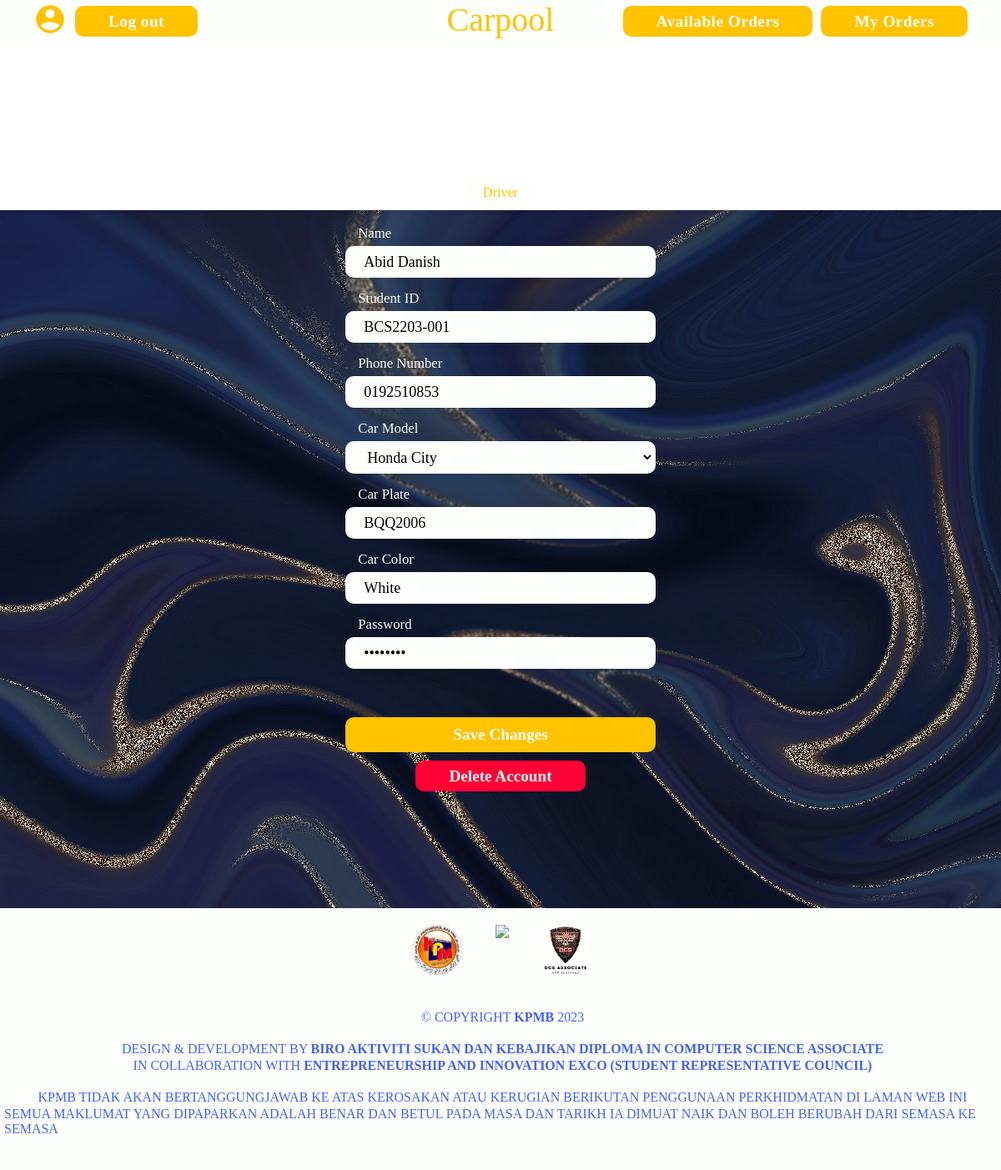
The page /driver_page/view_profiled/6 on the database its author committed.
### CarPool/models.py (models this page shows)
class Driver(models.Model):
    dID = models.AutoField(primary_key=True)
    studentID = models.CharField(max_length=11)
    dName = models.TextField(max_length=128)
    dPhone = models.CharField(max_length=11)
    plate = models.CharField(max_length=7)
    carcolor = models.TextField(max_length=128)
    vID = models.ForeignKey(Vehicle, on_delete=models.CASCADE)
    dPass = models.CharField(max_length=16)

### CarPool/views.py (the view)
# urls.py: path("driver_page/view_profiled/<int:d>", views.view_profiled, name="view_profiled"),
def view_profiled(request, d):
    if request.method == 'POST':
        s = request.POST.get('studentID')
        n = request.POST.get('dName')
        p = request.POST.get('dPhone')
        c = request.POST.get('carcolor')
        pl = request.POST.get('plate')
        vi = request.POST.get('brand')
        find = Driver.objects.filter(dID = d)
        find.update(studentID =s, dName = n, dPhone = p, carcolor = c, plate = pl, vID=Vehicle.objects.get(vID=vi))
        return redirect("/driver_page/{0}".format(d))
    else:
        v = Vehicle.objects.all().values()
        data = Driver.objects.filter(dID = d).values('dPass','dName','vID','plate','studentID','dID', 'dName', 'dPhone', 'carcolor', 'vID__brand', 'vID__CarModel')
        name = data[0]['dName'].split(' ')[0]
        return render(request, "profiled.html", {"data":data[0], 'name':name , 'v':v})

### CarPool/templates/profiled.html (shortened to what this page needs)
<!DOCTYPE html>
<html lang="en">
    <head>
        {% load static %}
        <link href="{% static 'styles.css' %}" rel="stylesheet">
        <link href="../static/styles.css" rel="stylesheet">
    </head>
<body>
    <nav>
        <div class="nav_profile">
            <a href="/driver_page/view_profiled/{{ data.dID }}"></a>
            <a class="nav_buttons" >Log out</a>
        </div>
        <h1 class="logonav">Carpool</h1>
        <div class="nav_profile_right">
            <a class="nav_buttons" href="/driver_page/{{ data.dID }}">Available Orders</a>
            <a class="nav_buttons" href="/driver_page/view_orders/{{ data.dID }}">My Orders</a>
        </div>
    </nav>
    <div class="home_container">
        <h2>{{ name }}'s Profile</h2>
        <div class="profile_type">Driver</div>
        <form method="post" action="/driver_page/view_profiled/{{ data.dID }}">
            <h4>Name</h4>
            <div class="input_box">
                <input type="text" placeholder="Name" name="dName" value="{{ data.dName }}">
            </div>
            <h4>Student ID</h4>
            <div class="input_box">
                <input type="text" placeholder="Student ID" name="studentID" value="{{ data.studentID }}">
            </div>
            <h4>Phone Number</h4>
            <div class="input_box">
                <input type="text" placeholder="Phone Number" name="dPhone" value="{{ data.dPhone }}">
            </div>
            <h4>Car Model</h4>
            <div class="input_box" name="brand">
                <select name="brand">
                {% for x in v %}
                    {% if x.vID == data.vID %}
                    <option value='{{ x.vID }}' selected>{{ x.brand }} {{ x.CarModel}}</option>
                    {% else %}
                    <option value='{{ x.vID }}'>{{ x.brand }} {{ x.CarModel}}</option>
                    {% endif %}
                {% endfor %}
                </select>
            </div>
            <h4>Car Plate</h4>
            <div class="input_box">
                <input type="text" placeholder="Car Plate" name="plate" value="{{ data.plate }}">
            </div>
            <h4>Car Color</h4>
            <div class="input_box">
                <input type="text" placeholder="Car Color" name="carcolor" value="{{ data.carcolor }}">
            </div>
            <h4>Password</h4>
            <div class="input_box">
                <input type="password" placeholder="Password" name="dPass" value="{{ data.dPass }}">
            </div>
            <br>
            <input type="submit" value="Save Changes">
        </form>
        <a href="/driver_page/view_profile/delete_d/{{ data.dID }}" class="delete_button">Delete Account</a>
    </div>
    <div class="footer">
        <div class="logo_containerf">
            <img src="{% static 'img/MPP.png' %}">
            <img src="{% static 'img/LogoKPM.png' %}">
            <img src="{% static 'img/DCS.png' %}">
        </div>
        <h6>© COPYRIGHT <b>KPMB</b> 2023</h6>
        <br>
        <h6>DESIGN & DEVELOPMENT BY <b>BIRO AKTIVITI SUKAN DAN KEBAJIKAN DIPLOMA IN COMPUTER SCIENCE ASSOCIATE</b></h6>
        <h6>IN COLLABORATION WITH <b>ENTREPRENEURSHIP AND INNOVATION EXCO (STUDENT REPRESENTATIVE COUNCIL)</b></h6>
        <br>
        <h6>KPMB TIDAK AKAN BERTANGGUNGJAWAB KE ATAS KEROSAKAN ATAU KERUGIAN BERIKUTAN PENGGUNAAN PERKHIDMATAN DI LAMAN WEB INI</h6>
        <h6>SEMUA MAKLUMAT YANG DIPAPARKAN ADALAH BENAR DAN BETUL PADA MASA DAN TARIKH IA DIMUAT NAIK DAN BOLEH BERUBAH DARI SEMASA KE SEMASA</h6>
    </div>
</body>
</html>

### rows shown on the page
Driver: dName "Abid Danish", studentID "BCS2203-001", dPhone "0192510853", plate "BQQ2006", carcolor "White"

### other values the page prints
form field brand "Honda City"
